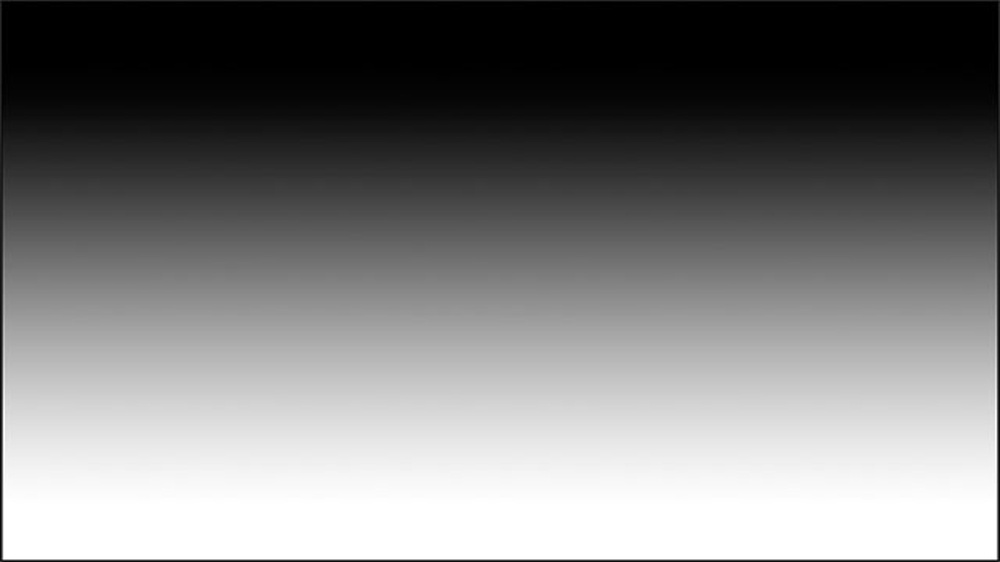
%> input picture S3_12052025/gradient.jpg, 1000 x 562 px, shrunk from 2000 x 1125 before the run
$ octave Ex3_1.m   (GNU Octave 9; MATLAB toolbox functions it lacks are replaced by stand-ins)
%> lines starting %> are read from the running program, lines starting %| are printed output that depends on the picture; in (x1, y1, x2, y2) boxes, pixels count from 0 and x2, y2 are one past the last pixel; in counts of white or black regions, pixels touching at a corner belong together; the program's own positions count from 1
% Dividing two imgs
clear, clc, close all;
%%%%%%%%%%%%%%%%%%%%%%%%%%%%%%
pkg load image;
% load test imgs
notext = imread('gradient.jpg');
%> notext is the input picture: size 562x1000x3 uint8; min 0, max 255, mean 125
withtext = imread('gradient_with_text.jpg');
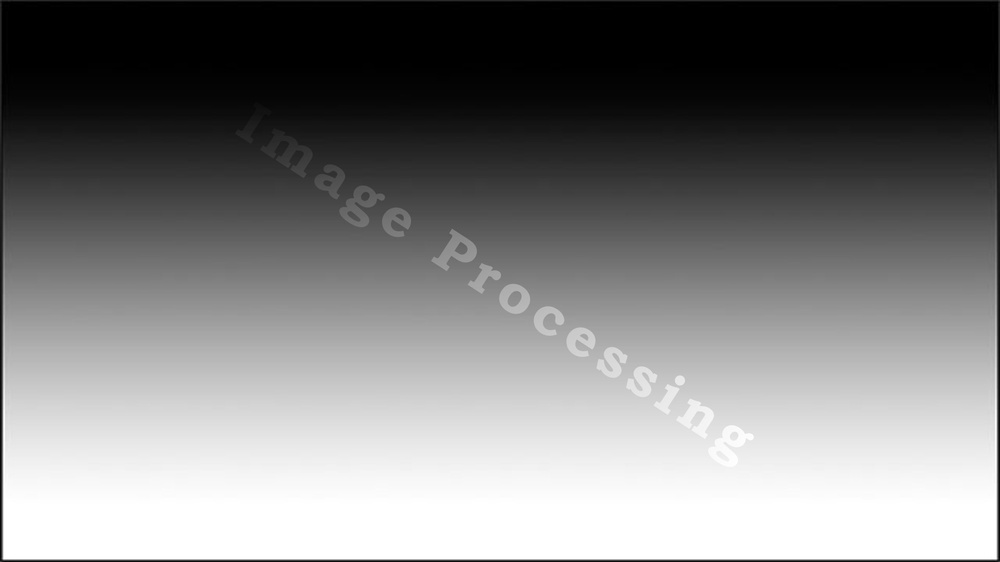
%> input picture S3_12052025/gradient_with_text.jpg, 1000 x 562 px, shrunk from 2000 x 1125 before the run
%> withtext is the input picture: size 562x1000x3 uint8; min 0, max 255, mean 125.4

D = imdivide(double(withtext), double(notext));
%> D: size 562x1000x3 double; 10.96% of the values are NaN or infinite; the others: min 0.8, max 1.75, mean 1
D = D > 1;
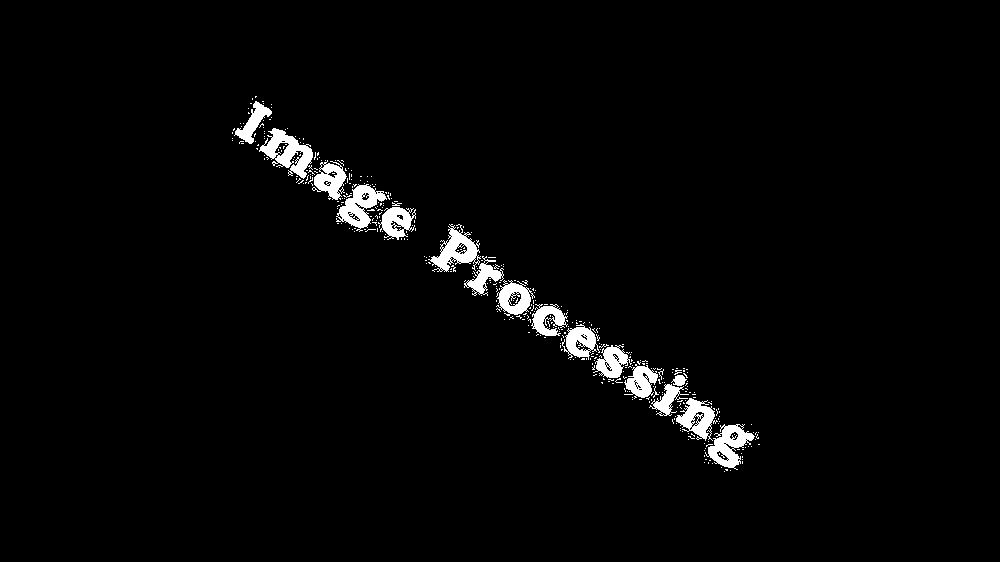
%> D: size 562x1000x3 logical; 2.3% white; 411 white regions (395 under 20 px), largest, box (x1, y1, x2, y2) and area: (259, 128, 313, 179) 1240, (336, 184, 387, 232) 1079, (428, 224, 481, 272) 1078

%plot image
FS = 15
figure, clf;

subplot(1, 3, 1), imshow(notext), title('No text', "fontsize", FS);
subplot(1, 3, 2), imshow(withtext), title('with text', "fontsize", FS);
subplot(1, 3, 3), imshow(D), title('Text', "fontsize", FS);
%> after `title('Text', "fontsize", FS)`:
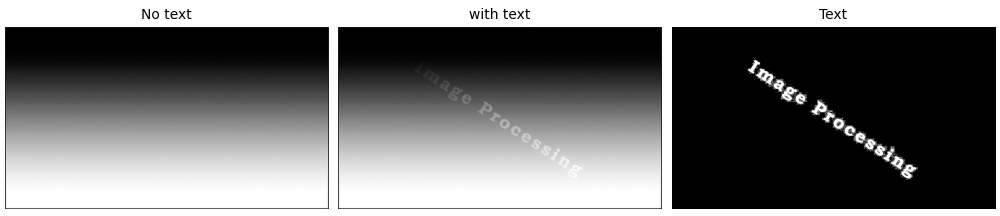
%> figure redrawn from the program's plot data, 3 panels

saveas(gcf, 'imdivide_text.jpg');
